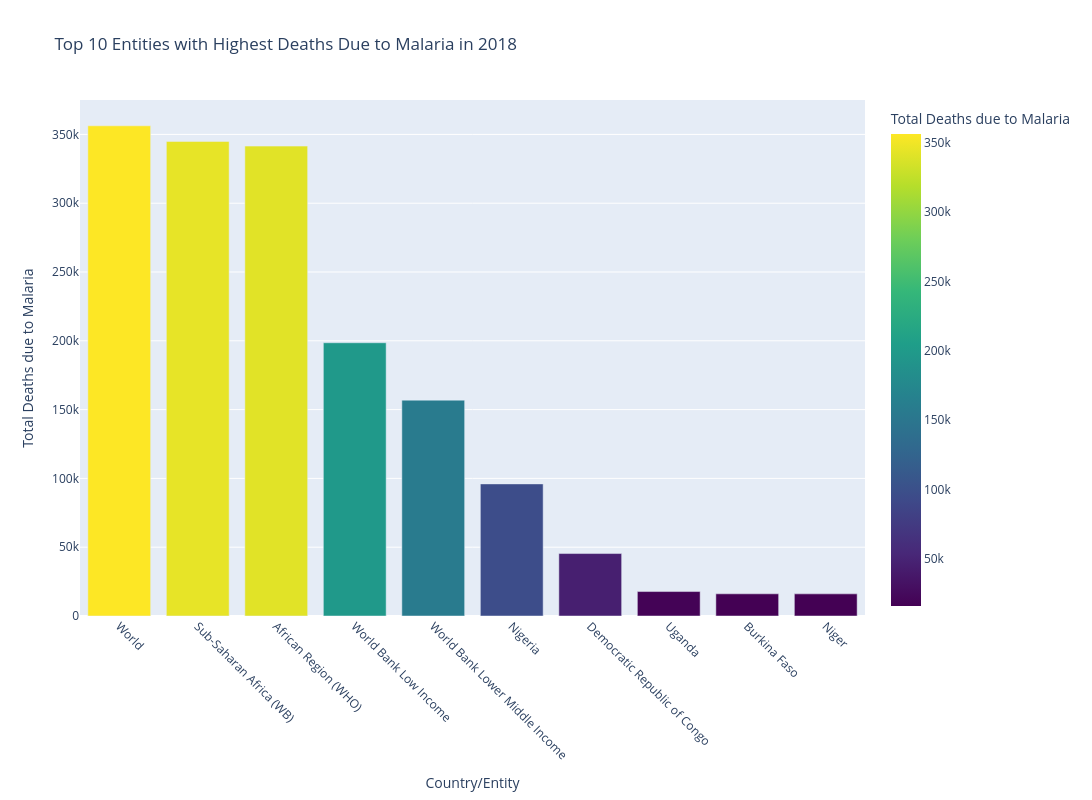

Notebook code for this chart:
### Code cell
year_input = int(input("Enter the year (e.g., 2019): "))
disease_input = input("Enter the disease (e.g., Tuberculosis): ")

data_year = df[df['Year'] == year_input]

if disease_input in data_year.columns:
    
    disease_deaths_year = data_year.groupby('Entity')[disease_input].sum().reset_index()

    top_10_disease_deaths = disease_deaths_year.sort_values(by=disease_input, ascending=False).head(10)

    fig = px.bar(top_10_disease_deaths, 
                 x='Entity', 
                 y=disease_input, 
                 title=f'Top 10 Entities with Highest Deaths Due to {disease_input} in {year_input}', 
                 labels={'Entity': 'Country/Entity', disease_input: f'Total Deaths due to {disease_input}'},
                 color=disease_input,
                 color_continuous_scale='Viridis')

 
    fig.update_layout(
        xaxis_tickangle=45, 
        showlegend=False,
        width=1200,  
        height=800   
    )

    # Show the chart
    fig.show()

else:
    print(f"Error: {disease_input} data not available in the year {year_input}.")

### Figure 1 — Plotly figure (JSON) as saved in the notebook; plotly's stock layout.template omitted (floating-point values rounded to 4 significant figures)
{"data": [{"alignmentgroup": "True", "hovertemplate": "Country/Entity=%{x}<br>Total Deaths due to Malaria=%{marker.color}<extra></extra>", "legendgroup": "", "marker": {"color": [356262, 344915, 341506, 198581, 156872, 96005, 45381, 17760, 16122, 16089], "coloraxis": "coloraxis", "pattern": {"shape": ""}}, "name": "", "offsetgroup": "", "orientation": "v", "showlegend": false, "textposition": "auto", "type": "bar", "x": ["World", "Sub-Saharan Africa (WB)", "African Region (WHO)", "World Bank Low Income", "World Bank Lower Middle Income", "Nigeria", "Democratic Republic of Congo", "Uganda", "Burkina Faso", "Niger"], "xaxis": "x", "y": [356262, 344915, 341506, 198581, 156872, 96005, 45381, 17760, 16122, 16089], "yaxis": "y"}], "layout": {"barmode": "relative", "coloraxis": {"colorbar": {"title": {"text": "Total Deaths due to Malaria"}}, "colorscale": [[0, "#440154"], [0.1111, "#482878"], [0.2222, "#3e4989"], [0.3333, "#31688e"], [0.4444, "#26828e"], [0.5556, "#1f9e89"], [0.6667, "#35b779"], [0.7778, "#6ece58"], [0.8889, "#b5de2b"], [1, "#fde725"]]}, "height": 800, "legend": {"tracegroupgap": 0}, "showlegend": false, "title": {"text": "Top 10 Entities with Highest Deaths Due to Malaria in 2018"}, "width": 1200, "xaxis": {"anchor": "y", "domain": [0, 1], "tickangle": 45, "title": {"text": "Country/Entity"}}, "yaxis": {"anchor": "x", "domain": [0, 1], "title": {"text": "Total Deaths due to Malaria"}}}}
